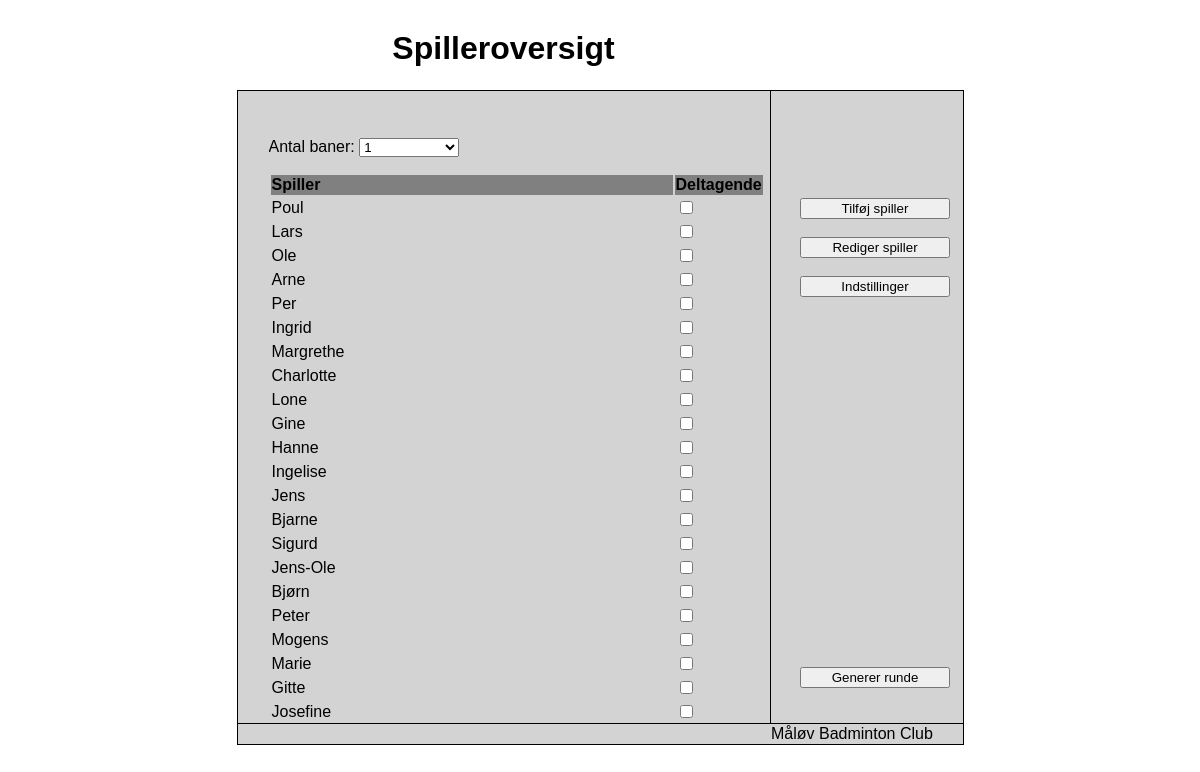
Screenshot of /main.php with the database file from the repository.
### tables this page shows
CREATE TABLE Players
(
P_id int NOT NULL AUTO_INCREMENT,
Name varchar(255) NOT NULL,
Strength int NOT NULL,
Gender varchar (1) NOT NULL,
Benchable varchar (1) NOT NULL,
Primary_day varchar(9) NOT NULL,
Single varchar(1) NOT NULL,
Played int NOT NULL DEFAULT 0,
Benched int NOT NULL DEFAULT 0,
PRIMARY KEY (P_id)
);

### main.php (the view, shortened to what this page needs)
<!DOCTYPE html>
<html>
<link rel="stylesheet" type="text/css" href="style.css">
<body>
<center>
<table id='mainframe'>
  <tr>
    <th><h1>Spilleroversigt</h1></th>
  </tr>
  <tr id='innerEdge'>
    <td>
      <div id='content'>
        <form action='newround.php' method='post'>
        <p id='fieldCount'>Antal baner:
          <select name='baner'>
            <option value='1'>1</option>
          </select>
        </p>
        <table id='playerlist'>
          <tr><th id='spiller'>Spiller</th><th>Deltagende</th></tr>
          <?php
            try {
              $conn = mysqli_connect("localhost", "root", "secretpwD1111", "badminton");
                } catch(Exception $e) {
                    print $e->getMessage();
                  }
            $SQLresult = mysqli_query($conn, "SELECT P_id, Name FROM players");
            while($row = mysqli_fetch_array($SQLresult)) {
            print "<tr>" .
                      "<td>" . $row[1] . "</td>" .
                      "<td><input type='checkbox' name='deltagere[]' value ='" . $row[0] . "'></td>" .
                    "</tr>";
            }
          ?>
        </table>
      </div>
    </td>
    <td id='buttonPanel'>
      <div id='buttons'>
        <input type='submit' value='Generer runde' id='button2'></form>
        <form action='addplayer.php'><input type='submit' value='Tilføj spiller' class='button1'></form>
        <form action='editplayer.php'><input type='hidden' name='playerid' value=''><br><input type='submit' value='Rediger spiller' class='button1'></form><br>
        <form action='settings.php'><input type='submit' value='Indstillinger' class='button1'></form>
      </div>
    </td>
  </tr>
  <tr id='bottombar'>
    <td>
    </td>
    <td>
      Måløv Badminton Club
    </td>
  </tr>
</table>
</center>
</body>
</html>

### style.css (style rules this page uses)
#mainframe { font-family:Verdana, Geneva, sans-serif; border-collapse:collapse; padding:0; }
#content { height:600px; width:500px; margin-top:30px; margin-left:30px; }
#innerEdge, #bottombar, #buttonPanel { border:1px solid black; background-color:lightgrey; }
#buttonPanel { width:190px; height:600px; }
#buttonPanel input { width:150px; }
.button1 { position:relative; top:-170px; }
#button2 { position:relative; top:320px; }
#buttons { margin:auto; width:70%; }
#content { overflow:auto; }
#playerlist td { text-align:left; }
#spiller { width:400px; text-align:left; }
#playerlist th { background-color:grey; }
#addtable input, select { width:100px; }
#edittable input, select { width:100px; }

### rows the page displays
players: Name "Poul"
players: Name "Lars"
players: Name "Ole"
players: Name "Arne"
players: Name "Per"
players: Name "Ingrid"
players: Name "Margrethe"
players: Name "Charlotte"
players: Name "Lone"
players: Name "Gine"
players: Name "Hanne"
players: Name "Ingelise"
players: Name "Jens"
players: Name "Bjarne"
players: Name "Sigurd"
players: Name "Jens-Ole"
players: Name "Bjørn"
players: Name "Peter"
players: Name "Mogens"
players: Name "Marie"
players: Name "Gitte"
players: Name "Josefine"
